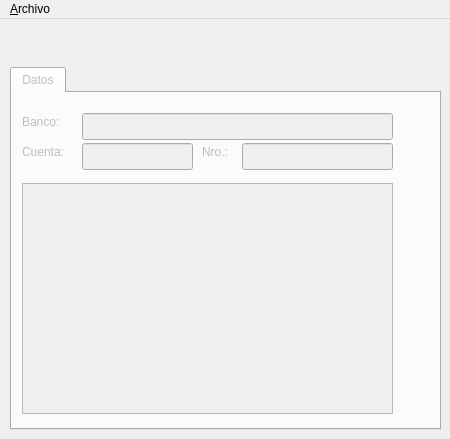
<?xml version="1.0" encoding="UTF-8"?>
<ui version="4.0">
 <class>MainWindow</class>
 <widget class="QMainWindow" name="MainWindow">
  <property name="windowModality">
   <enum>Qt::ApplicationModal</enum>
  </property>
  <property name="geometry">
   <rect>
    <x>0</x>
    <y>0</y>
    <width>450</width>
    <height>439</height>
   </rect>
  </property>
  <property name="sizePolicy">
   <sizepolicy hsizetype="Fixed" vsizetype="Fixed">
    <horstretch>0</horstretch>
    <verstretch>0</verstretch>
   </sizepolicy>
  </property>
  <property name="minimumSize">
   <size>
    <width>0</width>
    <height>0</height>
   </size>
  </property>
  <property name="maximumSize">
   <size>
    <width>500</width>
    <height>600</height>
   </size>
  </property>
  <property name="windowTitle">
   <string>Bancos</string>
  </property>
  <property name="iconSize">
   <size>
    <width>32</width>
    <height>32</height>
   </size>
  </property>
  <widget class="QWidget" name="centralwidget">
   <widget class="QWidget" name="layoutWidget">
    <property name="geometry">
     <rect>
      <x>10</x>
      <y>0</y>
      <width>431</width>
      <height>411</height>
     </rect>
    </property>
    <layout class="QVBoxLayout" name="verticalLayout_5">
     <item>
      <widget class="QFrame" name="frmbotonera">
       <property name="sizePolicy">
        <sizepolicy hsizetype="Minimum" vsizetype="Minimum">
         <horstretch>10</horstretch>
         <verstretch>0</verstretch>
        </sizepolicy>
       </property>
       <property name="minimumSize">
        <size>
         <width>50</width>
         <height>40</height>
        </size>
       </property>
       <property name="frameShape">
        <enum>QFrame::NoFrame</enum>
       </property>
       <property name="frameShadow">
        <enum>QFrame::Raised</enum>
       </property>
      </widget>
     </item>
     <item>
      <spacer name="verticalSpacer">
       <property name="orientation">
        <enum>Qt::Vertical</enum>
       </property>
       <property name="sizeType">
        <enum>QSizePolicy::Minimum</enum>
       </property>
       <property name="sizeHint" stdset="0">
        <size>
         <width>2</width>
         <height>2</height>
        </size>
       </property>
      </spacer>
     </item>
     <item>
      <widget class="QTabWidget" name="tabWidget">
       <property name="enabled">
        <bool>false</bool>
       </property>
       <property name="sizePolicy">
        <sizepolicy hsizetype="Expanding" vsizetype="Expanding">
         <horstretch>0</horstretch>
         <verstretch>0</verstretch>
        </sizepolicy>
       </property>
       <property name="currentIndex">
        <number>0</number>
       </property>
       <widget class="QWidget" name="tab">
        <attribute name="title">
         <string>Datos</string>
        </attribute>
        <widget class="QLineEdit" name="lineEdit">
         <property name="geometry">
          <rect>
           <x>70</x>
           <y>20</y>
           <width>311</width>
           <height>27</height>
          </rect>
         </property>
        </widget>
        <widget class="QLabel" name="label">
         <property name="geometry">
          <rect>
           <x>10</x>
           <y>20</y>
           <width>51</width>
           <height>17</height>
          </rect>
         </property>
         <property name="text">
          <string>Banco:</string>
         </property>
        </widget>
        <widget class="QLineEdit" name="linecta">
         <property name="geometry">
          <rect>
           <x>70</x>
           <y>50</y>
           <width>111</width>
           <height>27</height>
          </rect>
         </property>
        </widget>
        <widget class="QLabel" name="label_2">
         <property name="geometry">
          <rect>
           <x>10</x>
           <y>50</y>
           <width>51</width>
           <height>17</height>
          </rect>
         </property>
         <property name="text">
          <string>Cuenta:</string>
         </property>
        </widget>
        <widget class="QTableView" name="tableView">
         <property name="geometry">
          <rect>
           <x>10</x>
           <y>90</y>
           <width>371</width>
           <height>231</height>
          </rect>
         </property>
         <property name="selectionBehavior">
          <enum>QAbstractItemView::SelectRows</enum>
         </property>
         <property name="sortingEnabled">
          <bool>true</bool>
         </property>
         <attribute name="horizontalHeaderMinimumSectionSize">
          <number>40</number>
         </attribute>
        </widget>
        <widget class="QPushButton" name="pushAdd">
         <property name="geometry">
          <rect>
           <x>390</x>
           <y>90</y>
           <width>31</width>
           <height>27</height>
          </rect>
         </property>
         <property name="icon">
          <iconset resource="../recurso.qrc">
           <normaloff>:/iconos2/img2/add.png</normaloff>:/iconos2/img2/add.png</iconset>
         </property>
         <property name="flat">
          <bool>true</bool>
         </property>
        </widget>
        <widget class="QPushButton" name="pushdel">
         <property name="enabled">
          <bool>false</bool>
         </property>
         <property name="geometry">
          <rect>
           <x>390</x>
           <y>120</y>
           <width>31</width>
           <height>27</height>
          </rect>
         </property>
         <property name="icon">
          <iconset resource="../recurso.qrc">
           <normaloff>:/iconos2/img2/cross.png</normaloff>:/iconos2/img2/cross.png</iconset>
         </property>
         <property name="flat">
          <bool>true</bool>
         </property>
        </widget>
        <widget class="QLineEdit" name="linenro">
         <property name="geometry">
          <rect>
           <x>230</x>
           <y>50</y>
           <width>151</width>
           <height>27</height>
          </rect>
         </property>
        </widget>
        <widget class="QLabel" name="label_3">
         <property name="geometry">
          <rect>
           <x>190</x>
           <y>50</y>
           <width>41</width>
           <height>17</height>
          </rect>
         </property>
         <property name="text">
          <string>Nro.:</string>
         </property>
        </widget>
       </widget>
      </widget>
     </item>
    </layout>
   </widget>
  </widget>
  <widget class="QMenuBar" name="menuBar">
   <property name="geometry">
    <rect>
     <x>0</x>
     <y>0</y>
     <width>450</width>
     <height>25</height>
    </rect>
   </property>
   <widget class="QMenu" name="menuNuevo">
    <property name="title">
     <string>&amp;Archivo</string>
    </property>
    <addaction name="actionNuevo"/>
    <addaction name="actionModificar"/>
    <addaction name="actionGuardar"/>
    <addaction name="actionEliminar"/>
    <addaction name="separator"/>
    <addaction name="actionSalir"/>
   </widget>
   <addaction name="menuNuevo"/>
  </widget>
  <action name="actionNuevo">
   <property name="text">
    <string>Nuevo</string>
   </property>
  </action>
  <action name="actionModificar">
   <property name="text">
    <string>Modificar</string>
   </property>
  </action>
  <action name="actionEliminar">
   <property name="text">
    <string>Eliminar</string>
   </property>
  </action>
  <action name="actionGuardar">
   <property name="text">
    <string>Guardar</string>
   </property>
  </action>
  <action name="actionSalir">
   <property name="text">
    <string>Salir</string>
   </property>
  </action>
 </widget>
 <tabstops>
  <tabstop>lineEdit</tabstop>
  <tabstop>linecta</tabstop>
  <tabstop>linenro</tabstop>
  <tabstop>pushAdd</tabstop>
  <tabstop>pushdel</tabstop>
  <tabstop>tabWidget</tabstop>
  <tabstop>tableView</tabstop>
 </tabstops>
 <resources>
  <include location="../recurso.qrc"/>
 </resources>
 <connections/>
</ui>
